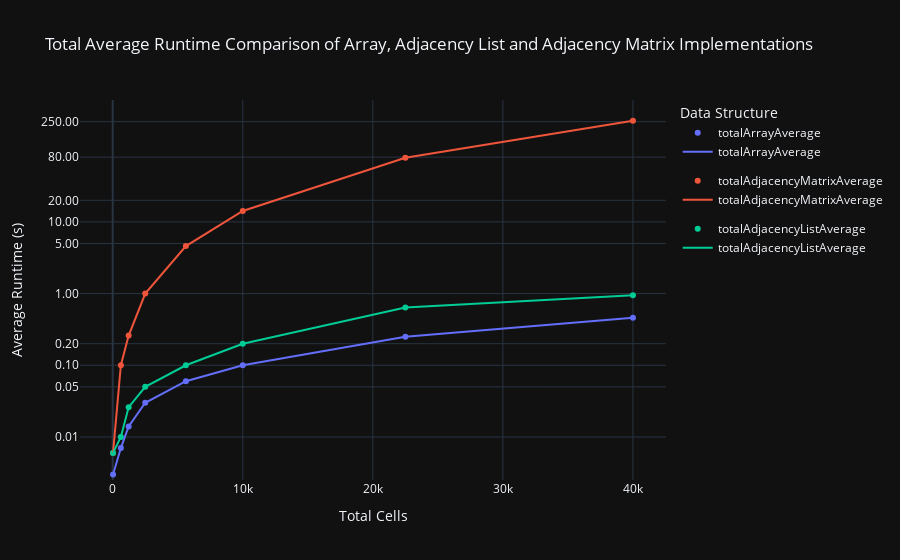

Notebook source saved alongside this figure:
### Code cell
# Create a scatter plot
fig_scatter = px.scatter(
    data_frame=totalRuntimeAverageDF,
    x='totalCells',
    y=['totalArrayAverage', 'totalAdjacencyMatrixAverage', 'totalAdjacencyListAverage'],
    labels={'value': 'Average Runtime (s)', 'variable': 'Data Structure'},
    title='Total Cells vs. Average Runtime for Different Data Structures',
)

# Create a line plot
fig_line = px.line(
    data_frame=totalRuntimeAverageDF,
    x='totalCells',
    y=['totalArrayAverage', 'totalAdjacencyMatrixAverage', 'totalAdjacencyListAverage'],
    labels={'value': 'Average Runtime (s)', 'variable': 'Data Structure'},
)

# Combine the scatter and line plots
fig_combine = go.Figure(data=fig_scatter.data + fig_line.data)

# Update layout with logarithmic y-axis
fig_combine.update_layout(
    template='plotly_dark',
    title='Total Average Runtime Comparison of Array, Adjacency List and Adjacency Matrix Implementations',
    xaxis_title='Total Cells',
    yaxis_title='Average Runtime (s)',
    legend_title='Data Structure',
    yaxis_type='log',
    yaxis_tickformat='.2f',  # 2 decimal places
    yaxis_tickvals=[0, 0.01, 0.05, 0.1, 0.2, 1, 5, 10, 20, 80, 250],  # Custom tick values
    yaxis_range=[-2.6, 2.7]
)

fig_combine.show()

### Figure 1 — Plotly figure (JSON) as saved in the notebook; plotly's stock layout.template omitted (floating-point values rounded to 4 significant figures)
{"data": [{"hovertemplate": "Data Structure=totalArrayAverage<br>totalCells=%{x}<br>Average Runtime (s)=%{y}<extra></extra>", "legendgroup": "totalArrayAverage", "marker": {"color": "#636efa", "symbol": "circle"}, "mode": "markers", "name": "totalArrayAverage", "orientation": "v", "showlegend": true, "type": "scatter", "x": [25, 625, 1225, 2500, 5625, 10000, 22500, 40000], "xaxis": "x", "y": [0.003, 0.007, 0.014, 0.03, 0.06, 0.1, 0.25, 0.46], "yaxis": "y"}, {"hovertemplate": "Data Structure=totalAdjacencyMatrixAverage<br>totalCells=%{x}<br>Average Runtime (s)=%{y}<extra></extra>", "legendgroup": "totalAdjacencyMatrixAverage", "marker": {"color": "#EF553B", "symbol": "circle"}, "mode": "markers", "name": "totalAdjacencyMatrixAverage", "orientation": "v", "showlegend": true, "type": "scatter", "x": [25, 625, 1225, 2500, 5625, 10000, 22500, 40000], "xaxis": "x", "y": [0.006, 0.1, 0.26, 1, 4.6, 14.2, 78.5, 258], "yaxis": "y"}, {"hovertemplate": "Data Structure=totalAdjacencyListAverage<br>totalCells=%{x}<br>Average Runtime (s)=%{y}<extra></extra>", "legendgroup": "totalAdjacencyListAverage", "marker": {"color": "#00cc96", "symbol": "circle"}, "mode": "markers", "name": "totalAdjacencyListAverage", "orientation": "v", "showlegend": true, "type": "scatter", "x": [25, 625, 1225, 2500, 5625, 10000, 22500, 40000], "xaxis": "x", "y": [0.006, 0.01, 0.026, 0.05, 0.1, 0.2, 0.64, 0.95], "yaxis": "y"}, {"hovertemplate": "Data Structure=totalArrayAverage<br>totalCells=%{x}<br>Average Runtime (s)=%{y}<extra></extra>", "legendgroup": "totalArrayAverage", "line": {"color": "#636efa", "dash": "solid"}, "marker": {"symbol": "circle"}, "mode": "lines", "name": "totalArrayAverage", "orientation": "v", "showlegend": true, "type": "scatter", "x": [25, 625, 1225, 2500, 5625, 10000, 22500, 40000], "xaxis": "x", "y": [0.003, 0.007, 0.014, 0.03, 0.06, 0.1, 0.25, 0.46], "yaxis": "y"}, {"hovertemplate": "Data Structure=totalAdjacencyMatrixAverage<br>totalCells=%{x}<br>Average Runtime (s)=%{y}<extra></extra>", "legendgroup": "totalAdjacencyMatrixAverage", "line": {"color": "#EF553B", "dash": "solid"}, "marker": {"symbol": "circle"}, "mode": "lines", "name": "totalAdjacencyMatrixAverage", "orientation": "v", "showlegend": true, "type": "scatter", "x": [25, 625, 1225, 2500, 5625, 10000, 22500, 40000], "xaxis": "x", "y": [0.006, 0.1, 0.26, 1, 4.6, 14.2, 78.5, 258], "yaxis": "y"}, {"hovertemplate": "Data Structure=totalAdjacencyListAverage<br>totalCells=%{x}<br>Average Runtime (s)=%{y}<extra></extra>", "legendgroup": "totalAdjacencyListAverage", "line": {"color": "#00cc96", "dash": "solid"}, "marker": {"symbol": "circle"}, "mode": "lines", "name": "totalAdjacencyListAverage", "orientation": "v", "showlegend": true, "type": "scatter", "x": [25, 625, 1225, 2500, 5625, 10000, 22500, 40000], "xaxis": "x", "y": [0.006, 0.01, 0.026, 0.05, 0.1, 0.2, 0.64, 0.95], "yaxis": "y"}], "layout": {"autosize": true, "legend": {"title": {"text": "Data Structure"}}, "title": {"text": "Total Average Runtime Comparison of Array, Adjacency List and Adjacency Matrix Implementations"}, "xaxis": {"autorange": true, "range": [-2334.0, 42360.0], "title": {"text": "Total Cells"}, "type": "linear"}, "yaxis": {"range": [-2.6, 2.7], "tickformat": ".2f", "tickvals": [0, 0.01, 0.05, 0.1, 0.2, 1, 5, 10, 20, 80, 250], "title": {"text": "Average Runtime (s)"}, "type": "log"}}}
